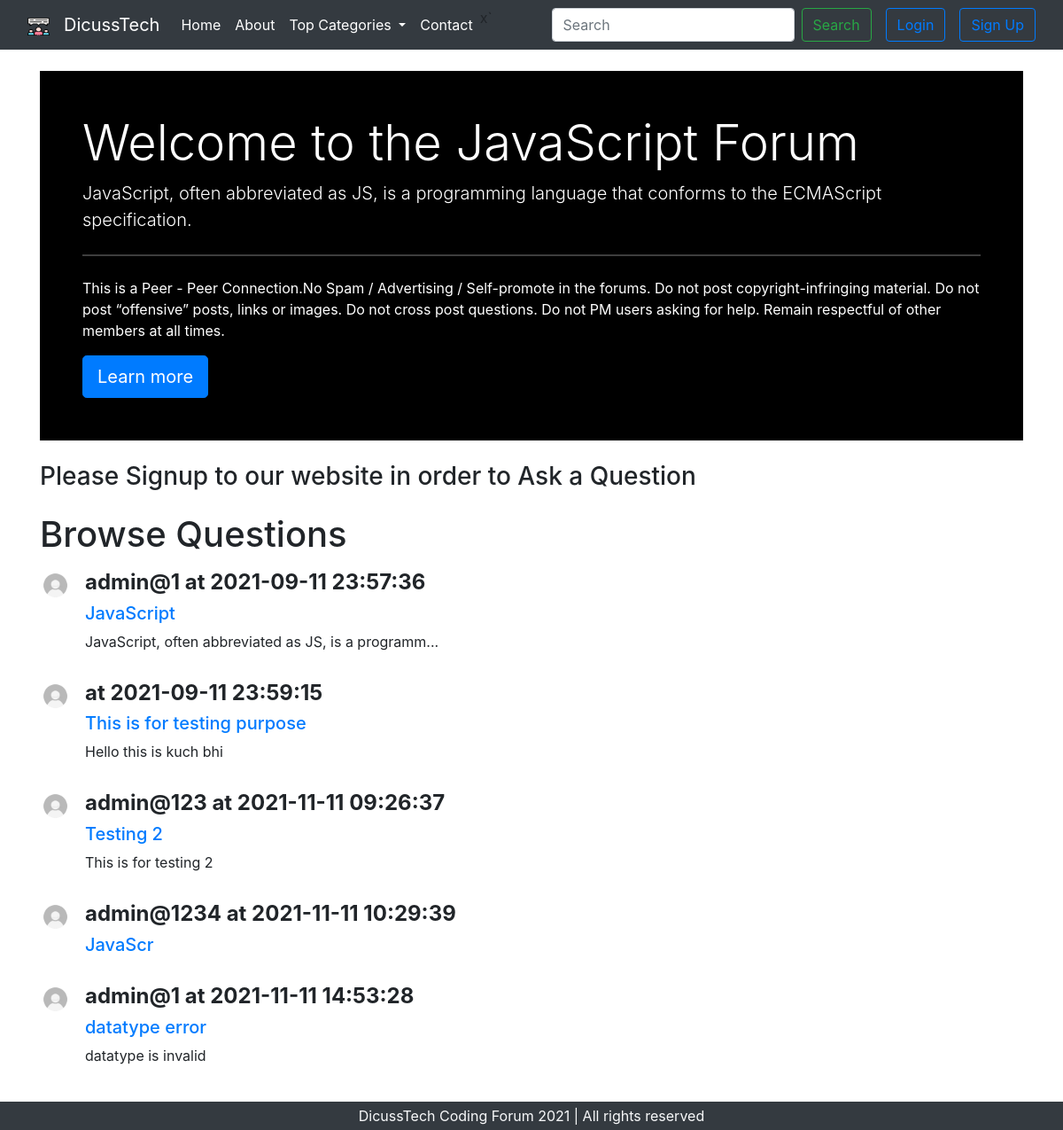
/question_list.php?catid=2, run on the app's committed database.
### tables this page shows
CREATE TABLE `categories` (
  `categories_id` int(10) NOT NULL,
  `categories_name` text NOT NULL,
  `categories_description` text NOT NULL,
  `created_date` datetime NOT NULL DEFAULT current_timestamp()
);

CREATE TABLE `thread` (
  `thread_id` int(5) NOT NULL,
  `thread_title` varchar(255) NOT NULL,
  `thread_desc` text NOT NULL,
  `thread_cat_id` int(4) NOT NULL,
  `thread_user_id` int(4) NOT NULL,
  `timestamp` datetime NOT NULL DEFAULT current_timestamp()
);

CREATE TABLE `users` (
  `user_id` int(8) NOT NULL,
  `username` varchar(50) NOT NULL,
  `userpass` varchar(255) NOT NULL,
  `timestamp` datetime NOT NULL DEFAULT current_timestamp()
);

### question_list.php (the view, shortened to what this page needs)
<?php
include ("repeatedcode/_dbconnection.php");
?>
<!doctype html>
<html lang="en">
  <head>
    <link href="https://cdn.jsdelivr.net/npm/bootstrap@5.1.0/dist/css/bootstrap.min.css" rel="stylesheet">
    <link rel="stylesheet" href="https://maxcdn.bootstrapcdn.com/bootstrap/4.0.0/css/bootstrap.min.css">
  </head>
  <body>
    <?php include('repeatedcode/_header.php') ?>
    <?php
    $id = $_GET['catid'];
    $sql = "SELECT * FROM categories WHERE categories_id = $id";
    $result = $connection -> query($sql);
    while($categories_row = $result -> fetch_assoc()){
        $cat_name = $categories_row['categories_name'];
        $cat_description = $categories_row['categories_description'];
    }
    ?>
    <div class="container my-4">
        <div class="bg-black p-5 rounded-lg m-6" style="color:white;" >
            <strong><h1 class="display-4">Welcome to the <?php echo $cat_name ?> Forum</h1></strong>
            <p class="lead"><?php echo $cat_description ?></p>
            <hr class="my-4">
            <p>This is a Peer - Peer Connection.No Spam / Advertising / Self-promote in the forums. Do not post copyright-infringing material. Do not post “offensive” posts, links or images. Do not cross post questions. Do not PM users asking for help. Remain respectful of other members at all times.
</p>
            <a class="btn btn-primary btn-lg" href="#" role="button">Learn more</a>
        </div>
    </div>
<?php
if(isset($_SESSION['loggin']) && $_SESSION['loggin'] == true){
  echo '<div class="container">
        <form action="'.$_SERVER['REQUEST_URI'].'" method="post" >
          <div class="form-group">
            <label for="threadtitle">Problem Title</label>
            <input type="text" name="threadtitle" class="form-control" id="title">
            <small class="form-text text-muted">Dont Ask unvalid Questions</small>
          </div>
          <div class="form-group">
            <label for="threaddesc">Ellaborate your Question</label>
            <textarea class="form-control" id="exampleFormControlTextarea1" rows="3" name="threaddesc"></textarea>
          </div>
          <input type="hidden" name="user_id" value="'. $_SESSION['userid'] .'">
          <h1></h1>
          <button type="submit" class="btn btn-primary">Submit</button>
        </form>
      </div>';
}
else{
  echo '<div class="container">
        <h3>Please Signup to our website in order to Ask a Question</h3>
      </div>';
}
?>
    <div class="container my-4">
      <h1>Browse Questions</h1>
      <?php
        $id = $_GET['catid'];
        $sql = "SELECT * FROM thread WHERE thread_cat_id = $id";
        $result = $connection -> query($sql);
        while($categories_row = $result -> fetch_assoc()){
            $id_for_thread = $categories_row['thread_id'];
            $thread_name = $categories_row['thread_title'];
            $thread_desc = $categories_row['thread_desc'];
            $thread_cat_user_id = $categories_row['thread_user_id'];
            $creation_time = $categories_row['timestamp'];
            $fetchuser = "SELECT username FROM users WHERE user_id = $thread_cat_user_id";
            $fetchuser_result = mysqli_query($connection, $fetchuser);
            $fetchuser_row = mysqli_fetch_assoc($fetchuser_result);
            echo '<div class="media my-3">
                    <img class="mr-3" src="aesthetics/default_user.jpg" width="35px" alt="Generic placeholder image">
                    <div class="media-body">
                      <h4><b>'. $fetchuser_row['username']  .' at '. $creation_time .'</b></h4>
                      <a href="threads.php?threadid=' . $id_for_thread . '"><h5 class="mt-0">'. $thread_name .'</h5></a>
                      <p>'. $thread_desc .'</p>
                    </div>
                  </div>';
        }
      ?>
    </div>
    <?php include('repeatedcode/_footer.php') ?>
  </body>
</html>

### data on the page
categories: categories_name "JavaScript", categories_description "JavaScript, often abbreviated as JS, is a programming language that conforms to the ECMAScript specification."
thread: users.username "admin@1", timestamp "2021-09-11 23:57:36", thread_title "JavaScript", thread_desc "JavaScript, often abbreviated as JS, is a programm..."
thread: timestamp "2021-09-11 23:59:15", thread_title "This is for testing purpose", thread_desc "Hello this is kuch bhi"
thread: users.username "admin@123", timestamp "2021-11-11 09:26:37", thread_title "Testing 2", thread_desc "This is for testing 2"
thread: users.username "admin@1234", timestamp "2021-11-11 10:29:39", thread_title "JavaScr"
thread: users.username "admin@1", timestamp "2021-11-11 14:53:28", thread_title "datatype error", thread_desc "datatype is invalid"
